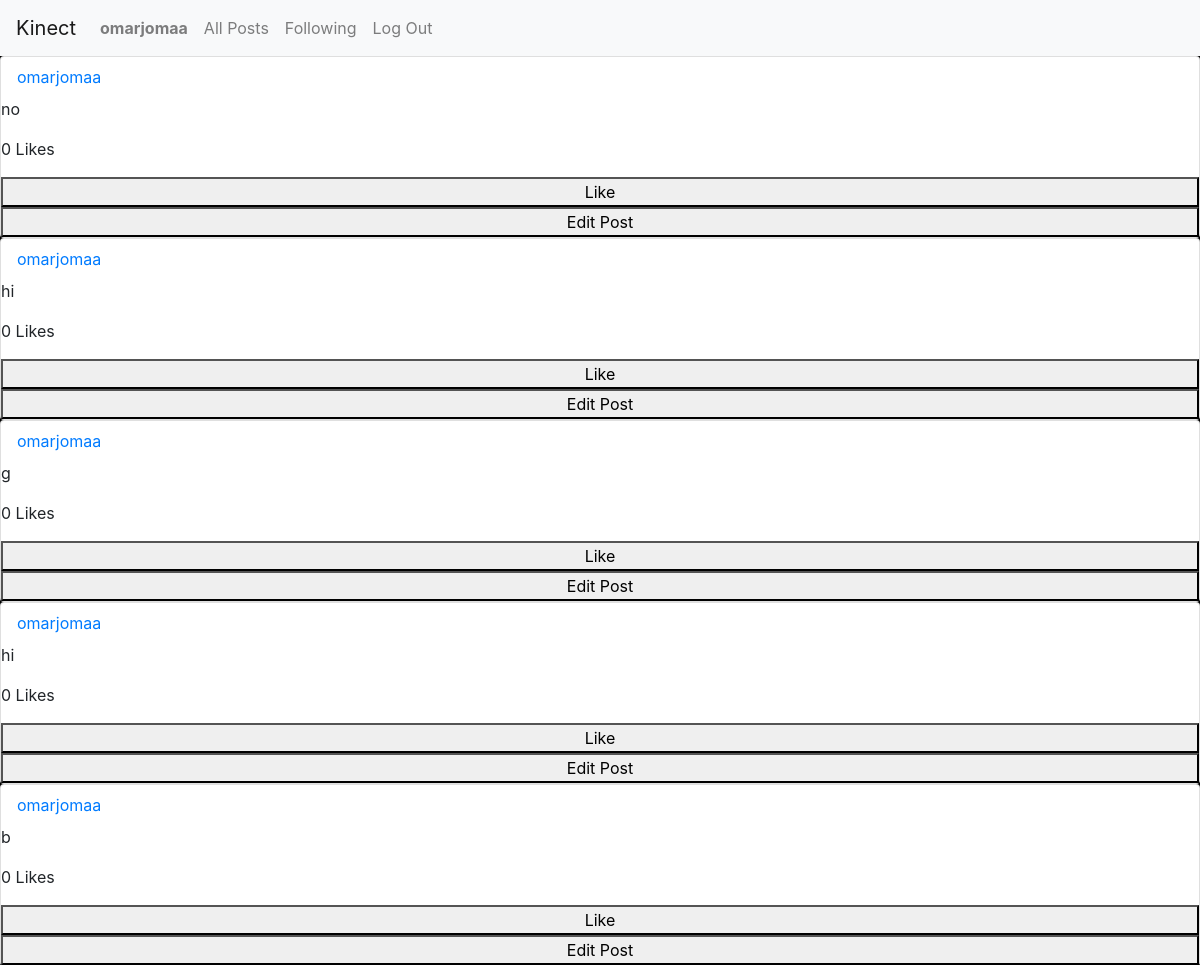
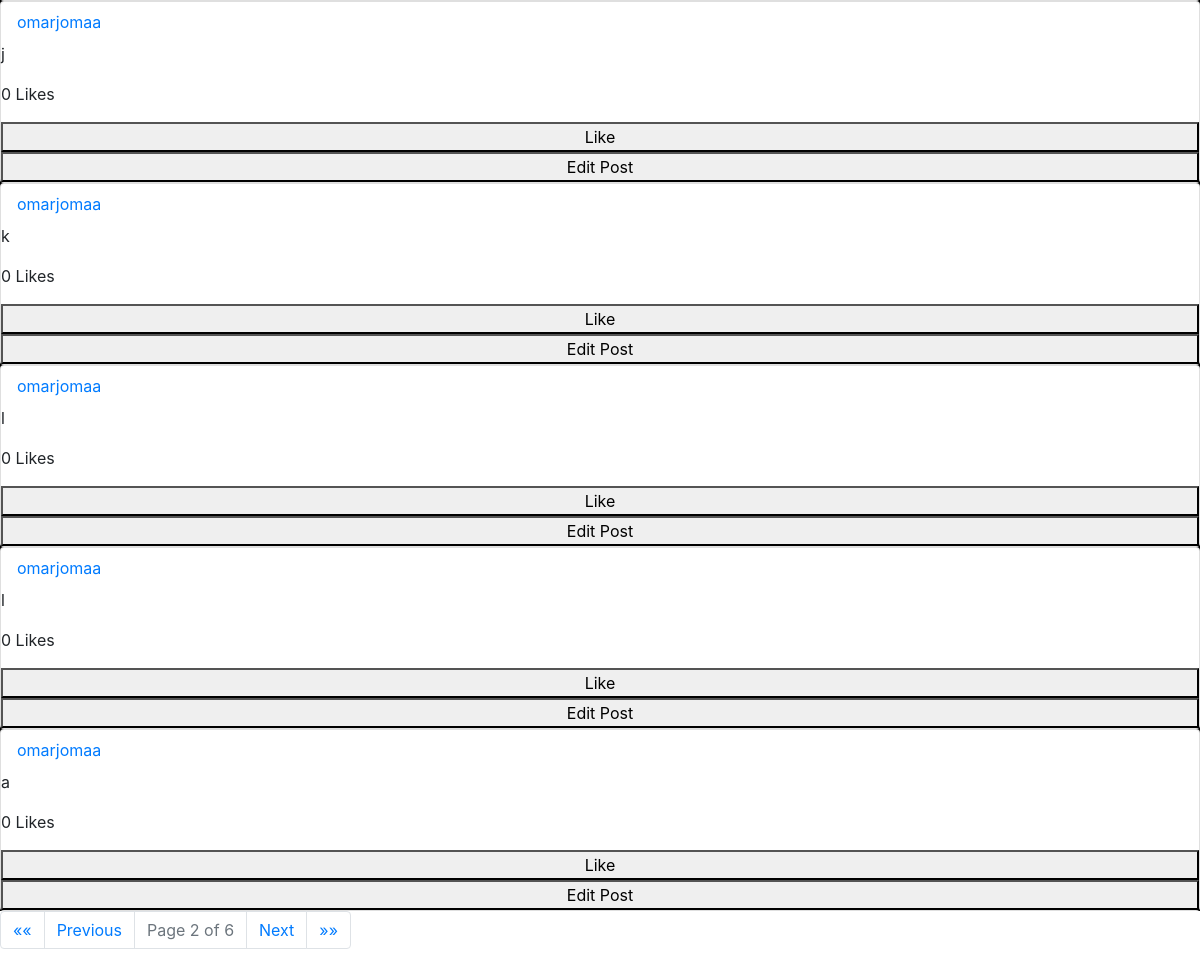
The app's page /following?page=2 (signed in) with its own data (2 pictures, top to bottom).
### kinect/models.py (models this page shows, shortened)
class User(AbstractUser):
    following= models.ManyToManyField('self',symmetrical=False, related_name="user_following")
    follower= models.ManyToManyField('self',symmetrical=False, related_name="user_followers")
    def __str__(self):
        return f"{self.username}"

class NewPost(models.Model):
    user = models.ForeignKey("User", on_delete=models.CASCADE, related_name="user")
    body = models.TextField(blank=True)
    Timestamp= models.DateTimeField(auto_now_add=True)
    like = models.ManyToManyField('User',symmetrical=False, related_name="like_post")

### kinect/views.py (the view)
# urls.py: path("following", views.following, name="following"),
def following(request):
    user= request.user
    if user.is_authenticated:
        posts = NewPost.objects.filter(user__in=user.following.all())
        paginator=Paginator(posts,10)
        page_number = request.GET.get('page')
        page_obj = paginator.get_page(page_number)
        return render(request, "network/following.html", {
            "page_obj":page_obj
        })

### kinect/templates/network/following.html (shortened to what this page needs)
{% extends "network/layout.html" %}
{% load static %}
{% block body %}
    <div id="all-posts">
        <div id="posts">
            {% for p in page_obj %}
               <div class="card">
                <a id="user" class="nav-link" href="{% url 'profile' p.user %}"> {{p.user}} </a>
                <p class="card-text"> {{p.body}} </p>
                <p class="likes">{{p.like.count}} Likes</p>
                {% if request.user in p.like.all %}
                    <button class="like-toggle">Unlike</button>
                {% else %}
                    <button class="like-toggle">Like</button>
                {% endif %}
                {% if request.user == p.user %}
                    <button class="edit" type="button"> Edit Post </button>
                {% endif %}
               </div>
            {% endfor %}
        </div>
    </div>
    <nav aria-label="Page navigation">
        <ul class="pagination">
          {% if page_obj.has_previous %}
            <li class="page-item">
              <a class="page-link" href="?page=1" aria-label="First">
                <span aria-hidden="true">&laquo;&laquo;</span>
              </a>
            </li>
            <li class="page-item">
              <a class="page-link" href="?page={{ page_obj.previous_page_number }}" aria-label="Previous">
                <span aria-hidden="true">Previous</span>
              </a>
            </li>
          {% endif %}
          <li class="page-item disabled">
            <span class="page-link">Page {{ page_obj.number }} of {{ page_obj.paginator.num_pages }}</span>
          </li>
          {% if page_obj.has_next %}
            <li class="page-item">
              <a class="page-link" href="?page={{ page_obj.next_page_number }}" aria-label="Next">
                <span aria-hidden="true">Next</span>
              </a>
            </li>
            <li class="page-item">
              <a class="page-link" href="?page={{ page_obj.paginator.num_pages }}" aria-label="Last">
                <span aria-hidden="true">&raquo;&raquo;</span>
              </a>
            </li>
          {% endif %}
        </ul>
      </nav>
{% endblock %}
{% block script %}
    <link rel="stylesheet" href="{% static 'network/styles.css' %}">
{% endblock %}

### kinect/templates/network/layout.html (shortened to what this page needs)
{% load static %}
<!DOCTYPE html>
<html lang="en">
    <head>
        <link rel="stylesheet" href="https://stackpath.bootstrapcdn.com/bootstrap/4.4.1/css/bootstrap.min.css">
        <link href="{% static 'network/styles.css' %}" rel="stylesheet">
        {% block script %}
        {% endblock %}
    </head>
    <body>
        <nav class="navbar navbar-expand-lg navbar-light bg-light">
            <a class="navbar-brand" href="#">Kinect</a>
            <div>
              <ul class="navbar-nav mr-auto">
                {% if user.is_authenticated %}
                    <li class="nav-item">
                        <a class="nav-link" href="{% url 'profile' request.user %}"><strong>{{ request.user }}</strong></a>
                    </li>
                {% endif %}
                <li class="nav-item">
                  <a class="nav-link" id="allposts" href="{% url 'index' %}">All Posts</a>
                </li>
                {% if user.is_authenticated %}
                    <li class="nav-item">
                        <a class="nav-link" href="{% url 'following' %}">Following</a>
                    </li>
                    <li class="nav-item">
                        <a class="nav-link" href="{% url 'logout' %}">Log Out</a>
                    </li>
                {% endif %}
              </ul>
            </div>
          </nav>
        <div class="body">
            {% block body %}
            {% endblock %}
        </div>
    </body>
</html>

### kinect/static/network/styles.css (style rules this page uses)
#posts { background-color: black; }

### records on screen
User: user "omarjomaa"
NewPost: user "omarjomaa", body "no", like.count "0", shows "Like", shows "Edit Post"
NewPost: user "omarjomaa", body "hi", like.count "0", shows "Like", shows "Edit Post"
NewPost: user "omarjomaa", body "g", like.count "0", shows "Like", shows "Edit Post"
NewPost: user "omarjomaa", body "hi", like.count "0", shows "Like", shows "Edit Post"
NewPost: user "omarjomaa", body "b", like.count "0", shows "Like", shows "Edit Post"
NewPost: user "omarjomaa", body "j", like.count "0", shows "Like", shows "Edit Post"
NewPost: user "omarjomaa", body "k", like.count "0", shows "Like", shows "Edit Post"
NewPost: user "omarjomaa", body "l", like.count "0", shows "Like", shows "Edit Post"
NewPost: user "omarjomaa", body "l", like.count "0", shows "Like", shows "Edit Post"
NewPost: user "omarjomaa", body "a", like.count "0", shows "Like", shows "Edit Post"

### other values on screen
{{ page_obj.number }} "2"
{{ page_obj.paginator.num_pages }} "6"
